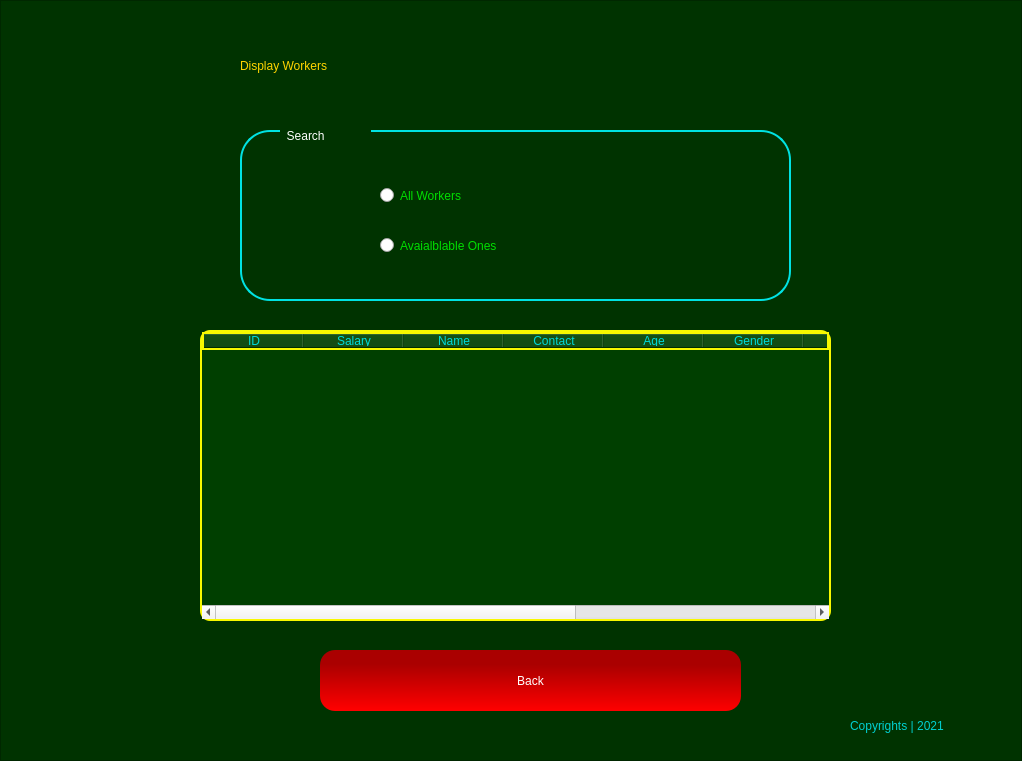
<?xml version="1.0" encoding="UTF-8"?>
<ui version="4.0">
 <class>Form</class>
 <widget class="QWidget" name="Form">
  <property name="geometry">
   <rect>
    <x>0</x>
    <y>0</y>
    <width>1022</width>
    <height>761</height>
   </rect>
  </property>
  <property name="windowTitle">
   <string>Form</string>
  </property>
  <widget class="QFrame" name="frame">
   <property name="geometry">
    <rect>
     <x>0</x>
     <y>0</y>
     <width>1022</width>
     <height>761</height>
    </rect>
   </property>
   <property name="styleSheet">
    <string notr="true">QFrame{

background-color: rgb(0, 51, 0);
color: rgb(0, 0, 0);

}
</string>
   </property>
   <property name="frameShape">
    <enum>QFrame::StyledPanel</enum>
   </property>
   <property name="frameShadow">
    <enum>QFrame::Raised</enum>
   </property>
   <widget class="QLabel" name="label_5">
    <property name="geometry">
     <rect>
      <x>240</x>
      <y>30</y>
      <width>591</width>
      <height>71</height>
     </rect>
    </property>
    <property name="styleSheet">
     <string notr="true">font: 87 36pt &quot;Arial Black&quot;;
color: rgb(255, 213, 0);</string>
    </property>
    <property name="text">
     <string>Display Workers</string>
    </property>
   </widget>
   <widget class="QLabel" name="label_7">
    <property name="geometry">
     <rect>
      <x>30</x>
      <y>670</y>
      <width>71</width>
      <height>61</height>
     </rect>
    </property>
    <property name="styleSheet">
     <string notr="true">background-image: url(:/newPrefix/—Pngtree—red and black logo_5517319.png);</string>
    </property>
    <property name="text">
     <string/>
    </property>
    <property name="pixmap">
     <pixmap resource="mainLogo.qrc">:/newPrefix/—Pngtree—red and black logo_5517319.png</pixmap>
    </property>
    <property name="scaledContents">
     <bool>true</bool>
    </property>
   </widget>
   <widget class="QLabel" name="label_8">
    <property name="geometry">
     <rect>
      <x>850</x>
      <y>710</y>
      <width>161</width>
      <height>31</height>
     </rect>
    </property>
    <property name="styleSheet">
     <string notr="true">font: 25 12pt &quot;Bahnschrift Light&quot;;
color: rgb(0, 208, 208);</string>
    </property>
    <property name="text">
     <string>Copyrights | 2021</string>
    </property>
   </widget>
   <widget class="QPushButton" name="backBtn">
    <property name="geometry">
     <rect>
      <x>320</x>
      <y>650</y>
      <width>421</width>
      <height>61</height>
     </rect>
    </property>
    <property name="styleSheet">
     <string notr="true">QPushButton{
background-color: qlineargradient(spread:pad, x1:0.512, y1:0.238636, x2:0.493, y2:1, stop:0 rgba(170, 0, 0, 255), stop:1 rgba(255, 0, 0, 255));
border-radius:15px;
color: #FFF;
	font: 75 14pt &quot;Microsoft PhagsPa&quot;;

}

QPushButton:hover{

	background-color: rgb(138, 0, 0);
}</string>
    </property>
    <property name="text">
     <string>Back</string>
    </property>
   </widget>
   <widget class="QTableWidget" name="tableWidget">
    <property name="geometry">
     <rect>
      <x>200</x>
      <y>330</y>
      <width>631</width>
      <height>291</height>
     </rect>
    </property>
    <property name="styleSheet">
     <string notr="true">border: 2px solid rgb(248, 248, 0);
border-radius: 10px;
background-color: rgb(0, 63, 0);
color: rgb(0, 217, 217);</string>
    </property>
    <column>
     <property name="text">
      <string>ID</string>
     </property>
    </column>
    <column>
     <property name="text">
      <string>Salary</string>
     </property>
    </column>
    <column>
     <property name="text">
      <string>Name</string>
     </property>
    </column>
    <column>
     <property name="text">
      <string>Contact</string>
     </property>
    </column>
    <column>
     <property name="text">
      <string>Age</string>
     </property>
    </column>
    <column>
     <property name="text">
      <string>Gender</string>
     </property>
    </column>
    <column>
     <property name="text">
      <string>Status</string>
     </property>
    </column>
    <column>
     <property name="text">
      <string>Shift</string>
     </property>
    </column>
    <column>
     <property name="text">
      <string>CNIC</string>
     </property>
    </column>
    <column>
     <property name="text">
      <string>No of Operations</string>
     </property>
    </column>
   </widget>
   <widget class="QFrame" name="frame_2">
    <property name="geometry">
     <rect>
      <x>240</x>
      <y>130</y>
      <width>551</width>
      <height>171</height>
     </rect>
    </property>
    <property name="styleSheet">
     <string notr="true">QFrame{

border: 2px solid rgb(0, 226, 226);
border-radius: 30px;

}</string>
    </property>
    <property name="frameShape">
     <enum>QFrame::StyledPanel</enum>
    </property>
    <property name="frameShadow">
     <enum>QFrame::Raised</enum>
    </property>
    <widget class="QLabel" name="label_2">
     <property name="geometry">
      <rect>
       <x>40</x>
       <y>-10</y>
       <width>91</width>
       <height>31</height>
      </rect>
     </property>
     <property name="styleSheet">
      <string notr="true">border: none;
font: 12pt &quot;MS Shell Dlg 2&quot;;
color: rgb(255, 255, 255);</string>
     </property>
     <property name="text">
      <string>  Search</string>
     </property>
    </widget>
    <widget class="QRadioButton" name="allRadio">
     <property name="geometry">
      <rect>
       <x>140</x>
       <y>40</y>
       <width>291</width>
       <height>51</height>
      </rect>
     </property>
     <property name="styleSheet">
      <string notr="true">font: 16pt &quot;Myanmar Text&quot;;
color: rgb(0, 222, 0)</string>
     </property>
     <property name="text">
      <string>All Workers</string>
     </property>
    </widget>
    <widget class="QRadioButton" name="availRadio">
     <property name="geometry">
      <rect>
       <x>140</x>
       <y>90</y>
       <width>291</width>
       <height>51</height>
      </rect>
     </property>
     <property name="styleSheet">
      <string notr="true">font: 16pt &quot;Myanmar Text&quot;;
color: rgb(0, 222, 0)</string>
     </property>
     <property name="text">
      <string>Avaialblable Ones</string>
     </property>
    </widget>
   </widget>
  </widget>
 </widget>
 <resources>
  <include location="mainLogo.qrc"/>
  <include location="C:/WINDOWS/system32/mainLogo.qrc"/>
 </resources>
 <connections/>
</ui>
